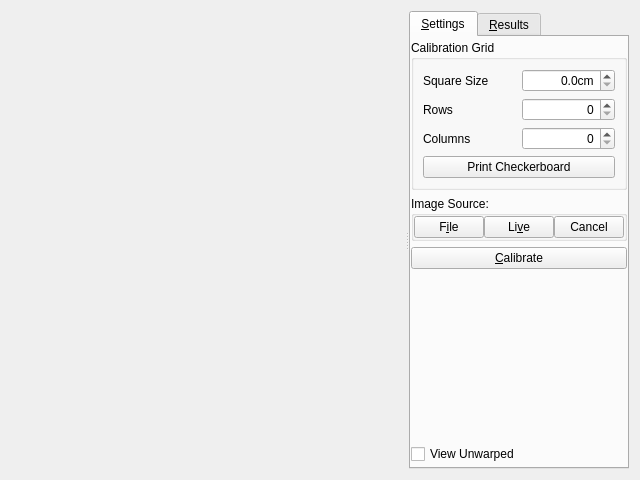
<?xml version="1.0" encoding="UTF-8"?>
<ui version="4.0">
 <class>PositionCalibrationWidget</class>
 <widget class="QWidget" name="PositionCalibrationWidget">
  <property name="geometry">
   <rect>
    <x>0</x>
    <y>0</y>
    <width>640</width>
    <height>480</height>
   </rect>
  </property>
  <property name="sizePolicy">
   <sizepolicy hsizetype="Expanding" vsizetype="Expanding">
    <horstretch>0</horstretch>
    <verstretch>0</verstretch>
   </sizepolicy>
  </property>
  <property name="windowTitle">
   <string>Form</string>
  </property>
  <layout class="QVBoxLayout" name="verticalLayout_2">
   <item>
    <widget class="QSplitter" name="splitter">
     <property name="sizePolicy">
      <sizepolicy hsizetype="Expanding" vsizetype="Preferred">
       <horstretch>0</horstretch>
       <verstretch>100</verstretch>
      </sizepolicy>
     </property>
     <property name="orientation">
      <enum>Qt::Horizontal</enum>
     </property>
     <widget class="ImageGrid" name="m_imageGrid" native="true">
      <property name="sizePolicy">
       <sizepolicy hsizetype="Expanding" vsizetype="Expanding">
        <horstretch>100</horstretch>
        <verstretch>100</verstretch>
       </sizepolicy>
      </property>
     </widget>
     <widget class="QFrame" name="m_calibrationFrame">
      <property name="sizePolicy">
       <sizepolicy hsizetype="Expanding" vsizetype="Expanding">
        <horstretch>1</horstretch>
        <verstretch>0</verstretch>
       </sizepolicy>
      </property>
      <property name="minimumSize">
       <size>
        <width>220</width>
        <height>0</height>
       </size>
      </property>
      <layout class="QHBoxLayout" name="horizontalLayout_5">
       <property name="spacing">
        <number>0</number>
       </property>
       <property name="margin">
        <number>0</number>
       </property>
       <item>
        <widget class="QTabWidget" name="m_optionsTabs">
         <property name="maximumSize">
          <size>
           <width>16777215</width>
           <height>16777215</height>
          </size>
         </property>
         <property name="currentIndex">
          <number>0</number>
         </property>
         <widget class="QWidget" name="m_standardOptionsPage">
          <attribute name="title">
           <string>&amp;Settings</string>
          </attribute>
          <layout class="QVBoxLayout" name="verticalLayout">
           <property name="spacing">
            <number>6</number>
           </property>
           <property name="leftMargin">
            <number>0</number>
           </property>
           <property name="topMargin">
            <number>3</number>
           </property>
           <property name="rightMargin">
            <number>0</number>
           </property>
           <property name="bottomMargin">
            <number>3</number>
           </property>
           <item>
            <widget class="QGroupBox" name="groupBox">
             <property name="title">
              <string>Calibration Grid</string>
             </property>
             <layout class="QGridLayout" name="gridLayout_2">
              <item row="0" column="0">
               <widget class="QLabel" name="m_gridSquareSizeLabel">
                <property name="minimumSize">
                 <size>
                  <width>70</width>
                  <height>0</height>
                 </size>
                </property>
                <property name="text">
                 <string>Square Size</string>
                </property>
               </widget>
              </item>
              <item row="0" column="1">
               <widget class="QDoubleSpinBox" name="m_gridSquareSizeSpinBox">
                <property name="alignment">
                 <set>Qt::AlignRight|Qt::AlignTrailing|Qt::AlignVCenter</set>
                </property>
                <property name="suffix">
                 <string>cm</string>
                </property>
                <property name="decimals">
                 <number>1</number>
                </property>
                <property name="minimum">
                 <double>0.000000000000000</double>
                </property>
                <property name="singleStep">
                 <double>0.100000000000000</double>
                </property>
               </widget>
              </item>
              <item row="1" column="0">
               <widget class="QLabel" name="m_gridRowsLabel">
                <property name="text">
                 <string>Rows</string>
                </property>
               </widget>
              </item>
              <item row="1" column="1">
               <widget class="QSpinBox" name="m_gridRowsSpinBox">
                <property name="alignment">
                 <set>Qt::AlignRight|Qt::AlignTrailing|Qt::AlignVCenter</set>
                </property>
                <property name="minimum">
                 <number>0</number>
                </property>
                <property name="maximum">
                 <number>99</number>
                </property>
               </widget>
              </item>
              <item row="2" column="0">
               <widget class="QLabel" name="m_gridColumnsLabel">
                <property name="text">
                 <string>Columns</string>
                </property>
               </widget>
              </item>
              <item row="2" column="1">
               <widget class="QSpinBox" name="m_gridColumnsSpinBox">
                <property name="alignment">
                 <set>Qt::AlignRight|Qt::AlignTrailing|Qt::AlignVCenter</set>
                </property>
                <property name="minimum">
                 <number>0</number>
                </property>
                <property name="maximum">
                 <number>99</number>
                </property>
               </widget>
              </item>
              <item row="3" column="0" colspan="2">
               <widget class="QPushButton" name="m_printGridBtn">
                <property name="enabled">
                 <bool>true</bool>
                </property>
                <property name="text">
                 <string>Print Checkerboard</string>
                </property>
               </widget>
              </item>
             </layout>
            </widget>
           </item>
           <item>
            <widget class="QGroupBox" name="m_addImageGroupBox">
             <property name="title">
              <string>Image Source:</string>
             </property>
             <property name="flat">
              <bool>false</bool>
             </property>
             <layout class="QHBoxLayout" name="horizontalLayout_4">
              <property name="spacing">
               <number>0</number>
              </property>
              <property name="margin">
               <number>0</number>
              </property>
              <item>
               <widget class="QPushButton" name="m_getImageFromFileBtn">
                <property name="enabled">
                 <bool>true</bool>
                </property>
                <property name="text">
                 <string>F&amp;ile</string>
                </property>
               </widget>
              </item>
              <item>
               <spacer name="horizontalSpacer_2">
                <property name="orientation">
                 <enum>Qt::Horizontal</enum>
                </property>
                <property name="sizeType">
                 <enum>QSizePolicy::Expanding</enum>
                </property>
                <property name="sizeHint" stdset="0">
                 <size>
                  <width>5</width>
                  <height>20</height>
                 </size>
                </property>
               </spacer>
              </item>
              <item>
               <widget class="QPushButton" name="m_captureLiveBtn">
                <property name="text">
                 <string>Li&amp;ve</string>
                </property>
               </widget>
              </item>
              <item>
               <spacer name="horizontalSpacer_3">
                <property name="orientation">
                 <enum>Qt::Horizontal</enum>
                </property>
                <property name="sizeType">
                 <enum>QSizePolicy::Expanding</enum>
                </property>
                <property name="sizeHint" stdset="0">
                 <size>
                  <width>5</width>
                  <height>20</height>
                 </size>
                </property>
               </spacer>
              </item>
              <item>
               <widget class="QPushButton" name="m_captureCancelBtn">
                <property name="text">
                 <string>Cancel</string>
                </property>
               </widget>
              </item>
             </layout>
            </widget>
           </item>
           <item>
            <widget class="QPushButton" name="m_calibrateBtn">
             <property name="text">
              <string>&amp;Calibrate</string>
             </property>
            </widget>
           </item>
           <item>
            <spacer name="verticalSpacer">
             <property name="orientation">
              <enum>Qt::Vertical</enum>
             </property>
             <property name="sizeHint" stdset="0">
              <size>
               <width>20</width>
               <height>60</height>
              </size>
             </property>
            </spacer>
           </item>
           <item>
            <widget class="QCheckBox" name="m_showUnwarped">
             <property name="enabled">
              <bool>true</bool>
             </property>
             <property name="text">
              <string>View Unwarped</string>
             </property>
            </widget>
           </item>
          </layout>
         </widget>
         <widget class="QWidget" name="tab">
          <attribute name="title">
           <string>&amp;Results</string>
          </attribute>
          <layout class="QVBoxLayout" name="verticalLayout_3">
           <item>
            <widget class="QTextBrowser" name="m_resultsTextBrowser">
             <property name="palette">
              <palette>
               <active>
                <colorrole role="Base">
                 <brush brushstyle="SolidPattern">
                  <color alpha="0">
                   <red>255</red>
                   <green>255</green>
                   <blue>255</blue>
                  </color>
                 </brush>
                </colorrole>
               </active>
               <inactive>
                <colorrole role="Base">
                 <brush brushstyle="SolidPattern">
                  <color alpha="0">
                   <red>255</red>
                   <green>255</green>
                   <blue>255</blue>
                  </color>
                 </brush>
                </colorrole>
               </inactive>
               <disabled>
                <colorrole role="Base">
                 <brush brushstyle="SolidPattern">
                  <color alpha="255">
                   <red>236</red>
                   <green>233</green>
                   <blue>216</blue>
                  </color>
                 </brush>
                </colorrole>
               </disabled>
              </palette>
             </property>
             <property name="frameShape">
              <enum>QFrame::NoFrame</enum>
             </property>
             <property name="html">
              <string>&lt;!DOCTYPE HTML PUBLIC &quot;-//W3C//DTD HTML 4.0//EN&quot; &quot;http://www.w3.org/TR/REC-html40/strict.dtd&quot;&gt;
&lt;html&gt;&lt;head&gt;&lt;meta name=&quot;qrichtext&quot; content=&quot;1&quot; /&gt;&lt;style type=&quot;text/css&quot;&gt;
p, li { white-space: pre-wrap; }
&lt;/style&gt;&lt;/head&gt;&lt;body style=&quot; font-family:'Droid Sans'; font-size:10pt; font-weight:400; font-style:normal;&quot;&gt;
&lt;p style=&quot;-qt-paragraph-type:empty; margin-top:0px; margin-bottom:0px; margin-left:0px; margin-right:0px; -qt-block-indent:0; text-indent:0px; font-family:'MS Shell Dlg 2'; font-size:8pt;&quot;&gt;&lt;br /&gt;&lt;/p&gt;&lt;/body&gt;&lt;/html&gt;</string>
             </property>
            </widget>
           </item>
          </layout>
         </widget>
        </widget>
       </item>
      </layout>
     </widget>
    </widget>
   </item>
  </layout>
 </widget>
 <customwidgets>
  <customwidget>
   <class>ImageGrid</class>
   <extends>QWidget</extends>
   <header>ImageGrid.h</header>
   <container>1</container>
  </customwidget>
 </customwidgets>
 <resources/>
 <connections/>
</ui>
